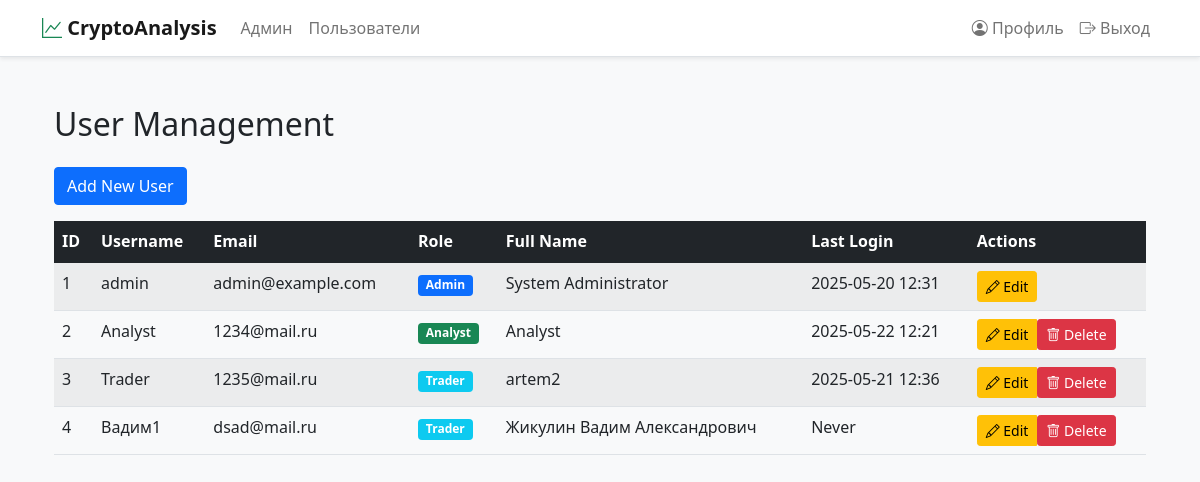
/admin/users (signed in), run on an earlier commit of the app's database.
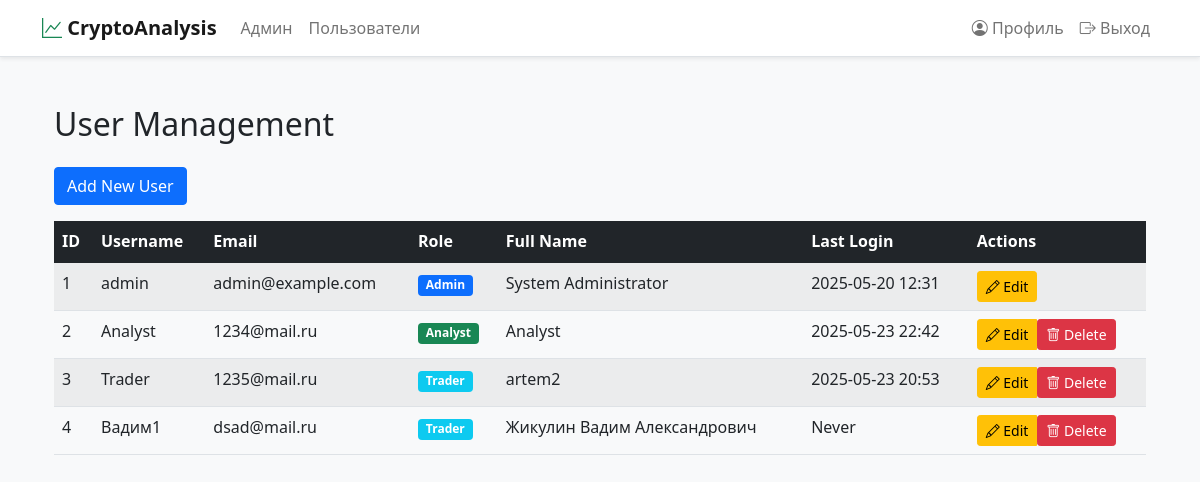
And on a later commit of the database.
### app.py (models this page shows, shortened)
class User(UserMixin, db.Model):
    id = db.Column(db.Integer, primary_key=True)
    username = db.Column(db.String(80), unique=True, nullable=False)
    email = db.Column(db.String(120), unique=True, nullable=False)
    password_hash = db.Column(db.String(128))
    role = db.Column(db.String(20), nullable=False)
    full_name = db.Column(db.String(100))
    last_login = db.Column(db.DateTime)

### app.py (the view)
@app.route('/admin/users')
@login_required
def admin_users():
    if current_user.role != 'admin':
        flash('Доступ запрещен', 'danger')
        return redirect(url_for('home'))
    users = User.query.all()
    add_form = RegistrationForm(prefix='add')
    edit_form = UserEditForm(prefix='edit')
    return render_template('admin/users.html',
                           users=users,
                           add_form=add_form,
                           edit_form=edit_form)

### app.py (called while the page is built)
@login_manager.user_loader
def load_user(user_id):
    return User.query.get(int(user_id))

### templates/admin/users.html (shortened to what this page needs)
{% extends "base.html" %}
{% block content %}
<div class="container">
    <h2 class="my-4">User Management</h2>
    <div class="mb-3">
        <button class="btn btn-primary" data-bs-toggle="modal" data-bs-target="#addUserModal">
            Add New User
        </button>
    </div>
    <div class="table-responsive">
        <table class="table table-striped table-hover">
            <thead class="table-dark">
                <tr>
                    <th>ID</th>
                    <th>Username</th>
                    <th>Email</th>
                    <th>Role</th>
                    <th>Full Name</th>
                    <th>Last Login</th>
                    <th>Actions</th>
                </tr>
            </thead>
            <tbody>
                {% for user in users %}
                <tr>
                    <td>{{ user.id }}</td>
                    <td>{{ user.username }}</td>
                    <td>{{ user.email }}</td>
                    <td>
                        <span class="badge bg-{{ 'primary' if user.role == 'admin' else 'success' if user.role == 'analyst' else 'info' }}">
                            {{ user.role|capitalize }}
                        </span>
                    </td>
                    <td>{{ user.full_name }}</td>
                    <td>{{ user.last_login.strftime('%Y-%m-%d %H:%M') if user.last_login else 'Never' }}</td>
                    <td>
                        <div class="btn-group" role="group">
                            <a href="{{ url_for('edit_user', user_id=user.id) }}"
                               class="btn btn-sm btn-warning"
                               title="Edit">
                                <i class="bi bi-pencil"></i> Edit
                            </a>
                            {% if current_user.id != user.id %}
                            <form action="{{ url_for('delete_user', user_id=user.id) }}" method="POST" class="d-inline">
                                <button type="submit"
                                        class="btn btn-sm btn-danger"
                                        onclick="return confirm('Are you sure you want to delete this user?')"
                                        title="Delete">
                                    <i class="bi bi-trash"></i> Delete
                                </button>
                            </form>
                            {% endif %}
                        </div>
                    </td>
                </tr>
                {% endfor %}
            </tbody>
        </table>
    </div>
</div>
{% endblock %}

What changed in the data, as far as the page shows it:
changed User "Analyst": last_login "2025-05-22 12:21" → "2025-05-23 22:42"
changed User "1235@mail.ru": last_login "2025-05-21 12:36" → "2025-05-23 20:53"
